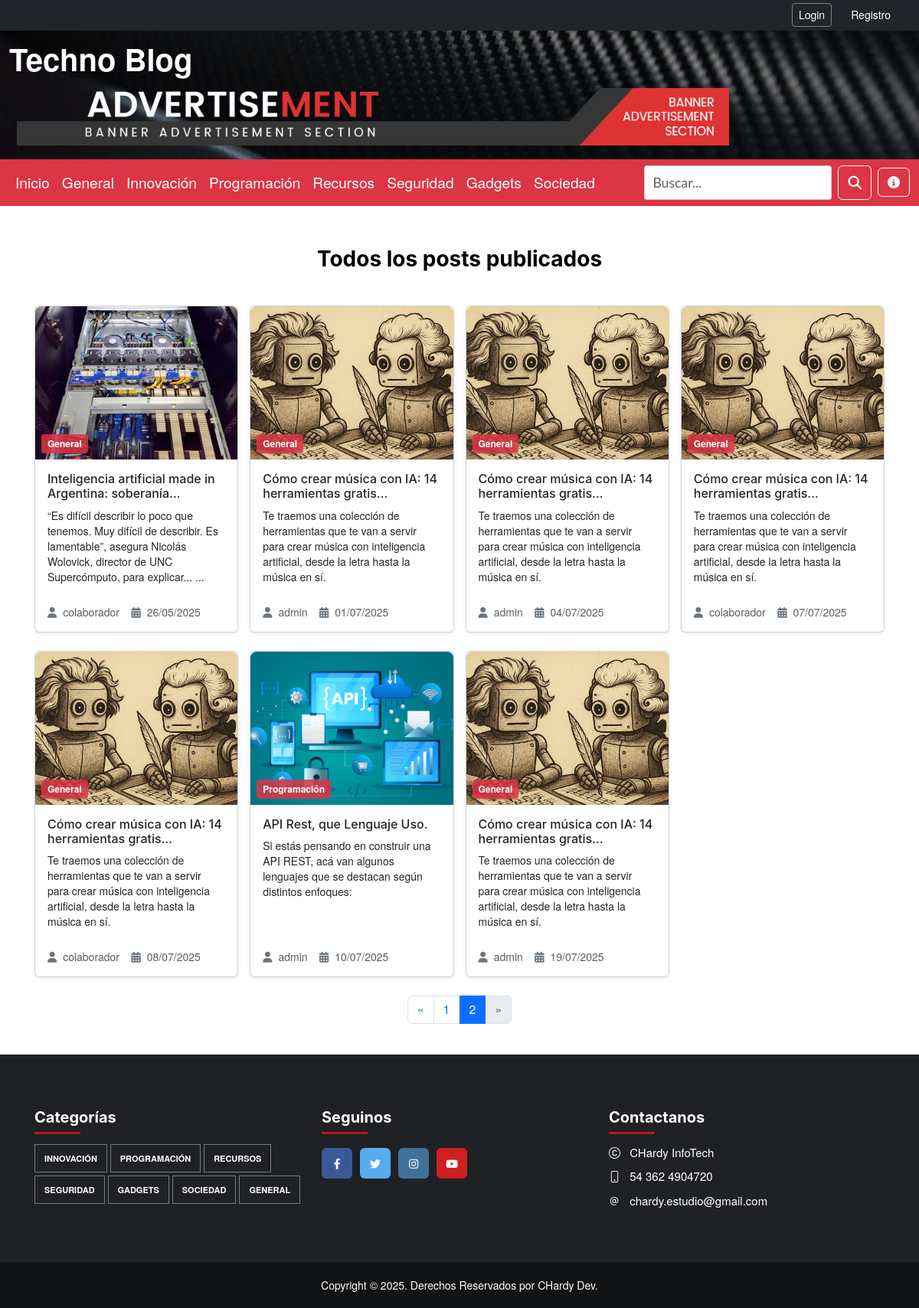
The app's page /posts/?page=2 with its own data.
### apps/posts/models.py (models this page shows, shortened)
class Post(models.Model):
    titulo = models.CharField(max_length=150, null=False)
    imagen = models.ImageField(null=True, blank=True, upload_to='posts', default='posts/post_default.png')
    resumen = SummernoteTextField(max_length=1000, null=False, blank=True)
    contenido = SummernoteTextField(null=False, verbose_name='Escriba aqui el contenido')
    fecha = models.DateTimeField(auto_now_add=True)
    activo = models.BooleanField(default=True)
    categoria = models.ForeignKey(Categoria, on_delete=models.SET_NULL, null=True, blank=True)
    publicado = models.DateField(default=timezone.now)
    autor = models.ForeignKey(settings.AUTH_USER_MODEL, on_delete=models.CASCADE, null=True, blank=True)
    vistas = models.PositiveIntegerField(default=0)
    class Meta:
        ordering = ('-publicado',)

class Categoria(models.Model):
    nombre = models.CharField(max_length=30, null=False)
    descripcion = models.TextField(null=True, blank=True )

### apps/user/models.py (models this page shows, shortened)
class User(AbstractUser):
    ROLE_CHOICES = (
        ('admin', 'Administrador'),
        ('colaborador', 'Colaborador'),
        ('registrado', 'Registrado'),
    )
    role = models.CharField(max_length=15, choices=ROLE_CHOICES, default='registrado')
    avatar = models.ImageField(upload_to='avatars/', null=True, blank=True)
    class Meta:
        verbose_name_plural = "Usuarios"

### apps/posts/views.py (the view)
# urls.py: path('posts/', showAllPosts, name='posts'),
def showAllPosts(request):
    all_posts = Post.objects.all().order_by('-fecha')
    paginator = Paginator(all_posts, 8)  # Mostrar 8 posts por página
    page_number = request.GET.get('page')
    page_obj = paginator.get_page(page_number)
    return render(request, 'posts/posts_show_all.html', {
        'page_obj': page_obj
    })

### apps/core/templatetags/truncate_filters.py (called while the page is built)
@register.filter
def truncate_safe(value, arg="160,True"):
    try:
        max_length_str, word_safe_str = arg.split(",")
        max_length = int(max_length_str)
        word_safe = word_safe_str.lower() == "true"
    except Exception:
        max_length = 160
        word_safe = True
    text = strip_tags(value)
    if len(text) > max_length:
        if word_safe:
            return text[:max_length].rsplit(' ', 1)[0] + '...'
        else:
            return text[:max_length] + '...'
    return text

### templates/posts/posts_show_all.html (shortened to what this page needs)
{% extends 'base.html' %}
{% load static %}
{% load truncate_filters %}
{% block content %}
  <br />
  <h1 class="text-center mb-4">Todos los posts publicados</h1>
  <br />
  <div class="container">
    <div class="row g-4">
      {% for post in page_obj %}
        <div class="col-12 col-sm-6 col-md-4 col-lg-3">
          <article class="post-card h-100">
            <div class="card shadow-sm h-100">
              {% if post.imagen %}
                <div class="position-relative">
                  <a href="{% url 'show_post' post.id %}"><img src="{{ post.imagen.url }}" class="card-img-top" alt="Imagen del post" /></a>
                  <a href="{% url 'show_categoria' post.categoria.id %}" class="categoria-overlay text-decoration-none">{{ post.categoria.nombre }}</a>
                </div>
              {% endif %}
              <div class="card-body d-flex flex-column">
                <h2 class="h6 mb-2"><a href="{% url 'show_post' post.id %}" class="text-decoration-none text-dark titulo-clamp">{{ post.titulo|slice:':60' }}{% if post.titulo|length > 60 %}...{% endif %}</a></h2>
                <a href="{% url 'show_post' post.id %}" class="text-decoration-none text-body flex-grow-1">
                  <p class="post-summary resumen-clamp">
                    {{ post.resumen|truncate_safe }}
                    {% if post.resumen|striptags|length > 160 %}...{% endif %}
                  </p>
                </a>
                <p class="mt-3 mb-0 text-muted">
                  <i class="fas fa-user me-1"></i> {{ post.autor.username|default:'anónimo' }}
                  <i class="fas fa-calendar-alt me-1"></i> {{ post.publicado|date:'d/m/Y' }}
                </p>
              </div>
            </div>
          </article>
        </div>
      {% empty %}
        <h2 class="text-center my-5">No hay publicaciones todavía.</h2>
      {% endfor %}
    </div>
    {% if page_obj.has_other_pages %}
      <nav class="mt-4">
        <ul class="pagination justify-content-center">
          {% if page_obj.has_previous %}
            <li class="page-item">
              <a class="page-link" href="?page={{ page_obj.previous_page_number }}">&laquo;</a>
            </li>
          {% else %}
            <li class="page-item disabled">
              <span class="page-link">&laquo;</span>
            </li>
          {% endif %}
          {% for num in page_obj.paginator.page_range %}
            {% if page_obj.number == num %}
              <li class="page-item active">
                <span class="page-link">{{ num }}</span>
              </li>
            {% else %}
              <li class="page-item">
                <a class="page-link" href="?page={{ num }}">{{ num }}</a>
              </li>
            {% endif %}
          {% endfor %}
          {% if page_obj.has_next %}
            <li class="page-item">
              <a class="page-link" href="?page={{ page_obj.next_page_number }}">&raquo;</a>
            </li>
          {% else %}
            <li class="page-item disabled">
              <span class="page-link">&raquo;</span>
            </li>
          {% endif %}
        </ul>
      </nav>
    {% endif %}
  </div>
{% endblock %}

### static/css/my-style.css (style rules this page uses)
body { padding-top: 40px; font-family: "Helvetica Neue", Helvetica, Arial, sans-serif; font-size: 14px; line-height: 1.42857143; color: #333; background-color: #fff; height: 100%; margin: 0; }
.card-img-top { height: 200px; object-fit: cover; width: 100%; border-top-left-radius: 0.5rem; border-top-right-radius: 0.5rem; }
.categoria-overlay { position: absolute; bottom: 8px; left: 8px; background-color: rgba(220, 53, 69, 0.85); color: white; padding: 4px 8px; font-size: 0.75rem; border-radius: 4px; font-weight: bold; z-index: 2; text-decoration: none; }
.categoria-overlay:link, .categoria-overlay:visited, .categoria-overlay:hover, .categoria-overlay:active { color: white; text-decoration: none; }
.titulo-clamp { display: -webkit-box; -webkit-line-clamp: 2; -webkit-box-orient: vertical; overflow: hidden; }
.resumen-clamp { display: -webkit-box; -webkit-line-clamp: 6; -webkit-box-orient: vertical; overflow: hidden; }
.card-body .fa-user, .card-body .fa-calendar-alt { color: #6c757d; }

### records on screen
Post: imagen (picture), categoria.nombre "General", titulo "Inteligencia artificial made in Argentina:…", resumen "“Es difícil describir lo poco que tenemos. Muy difícil de describir. Es lamentable”, asegura Nicolás Wolovick, director de UNC Supercómputo, para explicar...", autor.username "colaborador", publicado "26/05/2025"
Post: imagen (picture), categoria.nombre "General", titulo "Cómo crear música con IA: 14 herramientas…", resumen "Te traemos una colección de herramientas que te van a servir para crear música con inteligencia artificial, desde la letra hasta la música en sí.", autor.username "admin", publicado "01/07/2025"
Post: imagen (picture), categoria.nombre "General", titulo "Cómo crear música con IA: 14 herramientas…", resumen "Te traemos una colección de herramientas que te van a servir para crear música con inteligencia artificial, desde la letra hasta la música en sí.", autor.username "admin", publicado "04/07/2025"
Post: imagen (picture), categoria.nombre "General", titulo "Cómo crear música con IA: 14 herramientas…", resumen "Te traemos una colección de herramientas que te van a servir para crear música con inteligencia artificial, desde la letra hasta la música en sí.", autor.username "colaborador", publicado "07/07/2025"
Post: imagen (picture), categoria.nombre "General", titulo "Cómo crear música con IA: 14 herramientas…", resumen "Te traemos una colección de herramientas que te van a servir para crear música con inteligencia artificial, desde la letra hasta la música en sí.", autor.username "colaborador", publicado "08/07/2025"
Post: imagen (picture), categoria.nombre "Programación", titulo "API Rest, que Lenguaje Uso.", resumen "Si estás pensando en construir una API REST, acá van algunos lenguajes que se destacan según distintos enfoques:", autor.username "admin", publicado "10/07/2025"
Post: imagen (picture), categoria.nombre "General", titulo "Cómo crear música con IA: 14 herramientas…", resumen "Te traemos una colección de herramientas que te van a servir para crear música con inteligencia artificial, desde la letra hasta la música en sí.", autor.username "admin", publicado "19/07/2025"

### other values on screen
{{ num }} "1"
{{ num }} "2"
